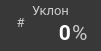
     <widget class="QFrame" name="f_climb">
      <property name="geometry">
       <rect>
        <x>360</x>
        <y>200</y>
        <width>101</width>
        <height>51</height>
       </rect>
      </property>
      <property name="minimumSize">
       <size>
        <width>101</width>
        <height>51</height>
       </size>
      </property>
      <property name="maximumSize">
       <size>
        <width>101</width>
        <height>51</height>
       </size>
      </property>
      <property name="styleSheet">
       <string notr="true">background-color: #383838;
border-radius: 20px;</string>
      </property>
      <property name="frameShape">
       <enum>QFrame::StyledPanel</enum>
      </property>
      <property name="frameShadow">
       <enum>QFrame::Raised</enum>
      </property>
      <widget class="QLabel" name="stat_climb_text">
       <property name="geometry">
        <rect>
         <x>20</x>
         <y>0</y>
         <width>61</width>
         <height>20</height>
        </rect>
       </property>
       <property name="minimumSize">
        <size>
         <width>61</width>
         <height>0</height>
        </size>
       </property>
       <property name="maximumSize">
        <size>
         <width>61</width>
         <height>16777215</height>
        </size>
       </property>
       <property name="palette">
        <palette>
         <active>
          <colorrole role="WindowText">
           <brush brushstyle="SolidPattern">
            <color alpha="255">
             <red>204</red>
             <green>204</green>
             <blue>204</blue>
            </color>
           </brush>
          </colorrole>
          <colorrole role="Button">
           <brush brushstyle="SolidPattern">
            <color alpha="255">
             <red>56</red>
             <green>56</green>
             <blue>56</blue>
            </color>
           </brush>
          </colorrole>
          <colorrole role="Text">
           <brush brushstyle="SolidPattern">
            <color alpha="255">
             <red>204</red>
             <green>204</green>
             <blue>204</blue>
            </color>
           </brush>
          </colorrole>
          <colorrole role="ButtonText">
           <brush brushstyle="SolidPattern">
            <color alpha="255">
             <red>204</red>
             <green>204</green>
             <blue>204</blue>
            </color>
           </brush>
          </colorrole>
          <colorrole role="Base">
           <brush brushstyle="SolidPattern">
            <color alpha="255">
             <red>56</red>
             <green>56</green>
             <blue>56</blue>
            </color>
           </brush>
          </colorrole>
          <colorrole role="Window">
           <brush brushstyle="SolidPattern">
            <color alpha="255">
             <red>56</red>
             <green>56</green>
             <blue>56</blue>
            </color>
           </brush>
          </colorrole>
         </active>
         <inactive>
          <colorrole role="WindowText">
           <brush brushstyle="SolidPattern">
            <color alpha="255">
             <red>204</red>
             <green>204</green>
             <blue>204</blue>
            </color>
           </brush>
          </colorrole>
          <colorrole role="Button">
           <brush brushstyle="SolidPattern">
            <color alpha="255">
             <red>56</red>
             <green>56</green>
             <blue>56</blue>
            </color>
           </brush>
          </colorrole>
          <colorrole role="Text">
           <brush brushstyle="SolidPattern">
            <color alpha="255">
             <red>204</red>
             <green>204</green>
             <blue>204</blue>
            </color>
           </brush>
          </colorrole>
          <colorrole role="ButtonText">
           <brush brushstyle="SolidPattern">
            <color alpha="255">
             <red>204</red>
             <green>204</green>
             <blue>204</blue>
            </color>
           </brush>
          </colorrole>
          <colorrole role="Base">
           <brush brushstyle="SolidPattern">
            <color alpha="255">
             <red>56</red>
             <green>56</green>
             <blue>56</blue>
            </color>
           </brush>
          </colorrole>
          <colorrole role="Window">
           <brush brushstyle="SolidPattern">
            <color alpha="255">
             <red>56</red>
             <green>56</green>
             <blue>56</blue>
            </color>
           </brush>
          </colorrole>
         </inactive>
         <disabled>
          <colorrole role="WindowText">
           <brush brushstyle="SolidPattern">
            <color alpha="255">
             <red>204</red>
             <green>204</green>
             <blue>204</blue>
            </color>
           </brush>
          </colorrole>
          <colorrole role="Button">
           <brush brushstyle="SolidPattern">
            <color alpha="255">
             <red>56</red>
             <green>56</green>
             <blue>56</blue>
            </color>
           </brush>
          </colorrole>
          <colorrole role="Text">
           <brush brushstyle="SolidPattern">
            <color alpha="255">
             <red>204</red>
             <green>204</green>
             <blue>204</blue>
            </color>
           </brush>
          </colorrole>
          <colorrole role="ButtonText">
           <brush brushstyle="SolidPattern">
            <color alpha="255">
             <red>204</red>
             <green>204</green>
             <blue>204</blue>
            </color>
           </brush>
          </colorrole>
          <colorrole role="Base">
           <brush brushstyle="SolidPattern">
            <color alpha="255">
             <red>56</red>
             <green>56</green>
             <blue>56</blue>
            </color>
           </brush>
          </colorrole>
          <colorrole role="Window">
           <brush brushstyle="SolidPattern">
            <color alpha="255">
             <red>56</red>
             <green>56</green>
             <blue>56</blue>
            </color>
           </brush>
          </colorrole>
         </disabled>
        </palette>
       </property>
       <property name="font">
        <font>
         <family>Roboto</family>
         <pointsize>10</pointsize>
        </font>
       </property>
       <property name="styleSheet">
        <string notr="true">color: #CCCCCC;</string>
       </property>
       <property name="text">
        <string>Уклон</string>
       </property>
       <property name="alignment">
        <set>Qt::AlignCenter</set>
       </property>
      </widget>
      <widget class="QLabel" name="stat_climb">
       <property name="geometry">
        <rect>
         <x>29</x>
         <y>20</y>
         <width>42</width>
         <height>25</height>
        </rect>
       </property>
       <property name="minimumSize">
        <size>
         <width>42</width>
         <height>25</height>
        </size>
       </property>
       <property name="maximumSize">
        <size>
         <width>42</width>
         <height>25</height>
        </size>
       </property>
       <property name="palette">
        <palette>
         <active>
          <colorrole role="WindowText">
           <brush brushstyle="SolidPattern">
            <color alpha="255">
             <red>255</red>
             <green>255</green>
             <blue>255</blue>
            </color>
           </brush>
          </colorrole>
          <colorrole role="Button">
           <brush brushstyle="SolidPattern">
            <color alpha="255">
             <red>56</red>
             <green>56</green>
             <blue>56</blue>
            </color>
           </brush>
          </colorrole>
          <colorrole role="Text">
           <brush brushstyle="SolidPattern">
            <color alpha="255">
             <red>255</red>
             <green>255</green>
             <blue>255</blue>
            </color>
           </brush>
          </colorrole>
          <colorrole role="ButtonText">
           <brush brushstyle="SolidPattern">
            <color alpha="255">
             <red>255</red>
             <green>255</green>
             <blue>255</blue>
            </color>
           </brush>
          </colorrole>
          <colorrole role="Base">
           <brush brushstyle="SolidPattern">
            <color alpha="255">
             <red>56</red>
             <green>56</green>
             <blue>56</blue>
            </color>
           </brush>
          </colorrole>
          <colorrole role="Window">
           <brush brushstyle="SolidPattern">
            <color alpha="255">
             <red>56</red>
             <green>56</green>
             <blue>56</blue>
            </color>
           </brush>
          </colorrole>
         </active>
         <inactive>
          <colorrole role="WindowText">
           <brush brushstyle="SolidPattern">
            <color alpha="255">
             <red>255</red>
             <green>255</green>
             <blue>255</blue>
            </color>
           </brush>
          </colorrole>
          <colorrole role="Button">
           <brush brushstyle="SolidPattern">
            <color alpha="255">
             <red>56</red>
             <green>56</green>
             <blue>56</blue>
            </color>
           </brush>
          </colorrole>
          <colorrole role="Text">
           <brush brushstyle="SolidPattern">
            <color alpha="255">
             <red>255</red>
             <green>255</green>
             <blue>255</blue>
            </color>
           </brush>
          </colorrole>
          <colorrole role="ButtonText">
           <brush brushstyle="SolidPattern">
            <color alpha="255">
             <red>255</red>
             <green>255</green>
             <blue>255</blue>
            </color>
           </brush>
          </colorrole>
          <colorrole role="Base">
           <brush brushstyle="SolidPattern">
            <color alpha="255">
             <red>56</red>
             <green>56</green>
             <blue>56</blue>
            </color>
           </brush>
          </colorrole>
          <colorrole role="Window">
           <brush brushstyle="SolidPattern">
            <color alpha="255">
             <red>56</red>
             <green>56</green>
             <blue>56</blue>
            </color>
           </brush>
          </colorrole>
         </inactive>
         <disabled>
          <colorrole role="WindowText">
           <brush brushstyle="SolidPattern">
            <color alpha="255">
             <red>255</red>
             <green>255</green>
             <blue>255</blue>
            </color>
           </brush>
          </colorrole>
          <colorrole role="Button">
           <brush brushstyle="SolidPattern">
            <color alpha="255">
             <red>56</red>
             <green>56</green>
             <blue>56</blue>
            </color>
           </brush>
          </colorrole>
          <colorrole role="Text">
           <brush brushstyle="SolidPattern">
            <color alpha="255">
             <red>255</red>
             <green>255</green>
             <blue>255</blue>
            </color>
           </brush>
          </colorrole>
          <colorrole role="ButtonText">
           <brush brushstyle="SolidPattern">
            <color alpha="255">
             <red>255</red>
             <green>255</green>
             <blue>255</blue>
            </color>
           </brush>
          </colorrole>
          <colorrole role="Base">
           <brush brushstyle="SolidPattern">
            <color alpha="255">
             <red>56</red>
             <green>56</green>
             <blue>56</blue>
            </color>
           </brush>
          </colorrole>
          <colorrole role="Window">
           <brush brushstyle="SolidPattern">
            <color alpha="255">
             <red>56</red>
             <green>56</green>
             <blue>56</blue>
            </color>
           </brush>
          </colorrole>
         </disabled>
        </palette>
       </property>
       <property name="font">
        <font>
         <family>Roboto</family>
         <pointsize>16</pointsize>
         <weight>75</weight>
         <bold>true</bold>
        </font>
       </property>
       <property name="styleSheet">
        <string notr="true">color: rgb(255, 255, 255);</string>
       </property>
       <property name="text">
        <string>0</string>
       </property>
       <property name="alignment">
        <set>Qt::AlignRight|Qt::AlignTrailing|Qt::AlignVCenter</set>
       </property>
      </widget>
      <widget class="QLabel" name="stat_climb_unit">
       <property name="geometry">
        <rect>
         <x>72</x>
         <y>20</y>
         <width>21</width>
         <height>25</height>
        </rect>
       </property>
       <property name="minimumSize">
        <size>
         <width>21</width>
         <height>25</height>
        </size>
       </property>
       <property name="maximumSize">
        <size>
         <width>21</width>
         <height>25</height>
        </size>
       </property>
       <property name="palette">
        <palette>
         <active>
          <colorrole role="WindowText">
           <brush brushstyle="SolidPattern">
            <color alpha="255">
             <red>204</red>
             <green>204</green>
             <blue>204</blue>
            </color>
           </brush>
          </colorrole>
          <colorrole role="Button">
           <brush brushstyle="SolidPattern">
            <color alpha="255">
             <red>56</red>
             <green>56</green>
             <blue>56</blue>
            </color>
           </brush>
          </colorrole>
          <colorrole role="Text">
           <brush brushstyle="SolidPattern">
            <color alpha="255">
             <red>204</red>
             <green>204</green>
             <blue>204</blue>
            </color>
           </brush>
          </colorrole>
          <colorrole role="ButtonText">
           <brush brushstyle="SolidPattern">
            <color alpha="255">
             <red>204</red>
             <green>204</green>
             <blue>204</blue>
            </color>
           </brush>
          </colorrole>
          <colorrole role="Base">
           <brush brushstyle="SolidPattern">
            <color alpha="255">
             <red>56</red>
             <green>56</green>
             <blue>56</blue>
            </color>
           </brush>
          </colorrole>
          <colorrole role="Window">
           <brush brushstyle="SolidPattern">
            <color alpha="255">
             <red>56</red>
             <green>56</green>
             <blue>56</blue>
            </color>
           </brush>
          </colorrole>
         </active>
         <inactive>
          <colorrole role="WindowText">
           <brush brushstyle="SolidPattern">
            <color alpha="255">
             <red>204</red>
             <green>204</green>
             <blue>204</blue>
            </color>
           </brush>
          </colorrole>
          <colorrole role="Button">
           <brush brushstyle="SolidPattern">
            <color alpha="255">
             <red>56</red>
             <green>56</green>
             <blue>56</blue>
            </color>
           </brush>
          </colorrole>
          <colorrole role="Text">
           <brush brushstyle="SolidPattern">
            <color alpha="255">
             <red>204</red>
             <green>204</green>
             <blue>204</blue>
            </color>
           </brush>
          </colorrole>
          <colorrole role="ButtonText">
           <brush brushstyle="SolidPattern">
            <color alpha="255">
             <red>204</red>
             <green>204</green>
             <blue>204</blue>
            </color>
           </brush>
          </colorrole>
          <colorrole role="Base">
           <brush brushstyle="SolidPattern">
            <color alpha="255">
             <red>56</red>
             <green>56</green>
             <blue>56</blue>
            </color>
           </brush>
          </colorrole>
          <colorrole role="Window">
           <brush brushstyle="SolidPattern">
            <color alpha="255">
             <red>56</red>
             <green>56</green>
             <blue>56</blue>
            </color>
           </brush>
          </colorrole>
         </inactive>
         <disabled>
          <colorrole role="WindowText">
           <brush brushstyle="SolidPattern">
            <color alpha="255">
             <red>204</red>
             <green>204</green>
             <blue>204</blue>
            </color>
           </brush>
          </colorrole>
          <colorrole role="Button">
           <brush brushstyle="SolidPattern">
            <color alpha="255">
             <red>56</red>
             <green>56</green>
             <blue>56</blue>
            </color>
           </brush>
          </colorrole>
          <colorrole role="Text">
           <brush brushstyle="SolidPattern">
            <color alpha="255">
             <red>204</red>
             <green>204</green>
             <blue>204</blue>
            </color>
           </brush>
          </colorrole>
          <colorrole role="ButtonText">
           <brush brushstyle="SolidPattern">
            <color alpha="255">
             <red>204</red>
             <green>204</green>
             <blue>204</blue>
            </color>
           </brush>
          </colorrole>
          <colorrole role="Base">
           <brush brushstyle="SolidPattern">
            <color alpha="255">
             <red>56</red>
             <green>56</green>
             <blue>56</blue>
            </color>
           </brush>
          </colorrole>
          <colorrole role="Window">
           <brush brushstyle="SolidPattern">
            <color alpha="255">
             <red>56</red>
             <green>56</green>
             <blue>56</blue>
            </color>
           </brush>
          </colorrole>
         </disabled>
        </palette>
       </property>
       <property name="font">
        <font>
         <family>Roboto</family>
         <pointsize>16</pointsize>
        </font>
       </property>
       <property name="styleSheet">
        <string notr="true">color: #CCCCCC;</string>
       </property>
       <property name="text">
        <string>%</string>
       </property>
       <property name="alignment">
        <set>Qt::AlignLeading|Qt::AlignLeft|Qt::AlignVCenter</set>
       </property>
      </widget>
      <widget class="QLabel" name="stat_climb_icon">
       <property name="geometry">
        <rect>
         <x>8</x>
         <y>10</y>
         <width>25</width>
         <height>25</height>
        </rect>
       </property>
       <property name="palette">
        <palette>
         <active>
          <colorrole role="WindowText">
           <brush brushstyle="SolidPattern">
            <color alpha="255">
             <red>204</red>
             <green>204</green>
             <blue>204</blue>
            </color>
           </brush>
          </colorrole>
          <colorrole role="Button">
           <brush brushstyle="SolidPattern">
            <color alpha="255">
             <red>56</red>
             <green>56</green>
             <blue>56</blue>
            </color>
           </brush>
          </colorrole>
          <colorrole role="Text">
           <brush brushstyle="SolidPattern">
            <color alpha="255">
             <red>204</red>
             <green>204</green>
             <blue>204</blue>
            </color>
           </brush>
          </colorrole>
          <colorrole role="ButtonText">
           <brush brushstyle="SolidPattern">
            <color alpha="255">
             <red>204</red>
             <green>204</green>
             <blue>204</blue>
            </color>
           </brush>
          </colorrole>
          <colorrole role="Base">
           <brush brushstyle="SolidPattern">
            <color alpha="255">
             <red>56</red>
             <green>56</green>
             <blue>56</blue>
            </color>
           </brush>
          </colorrole>
          <colorrole role="Window">
           <brush brushstyle="SolidPattern">
            <color alpha="255">
             <red>56</red>
             <green>56</green>
             <blue>56</blue>
            </color>
           </brush>
          </colorrole>
         </active>
         <inactive>
          <colorrole role="WindowText">
           <brush brushstyle="SolidPattern">
            <color alpha="255">
             <red>204</red>
             <green>204</green>
             <blue>204</blue>
            </color>
           </brush>
          </colorrole>
          <colorrole role="Button">
           <brush brushstyle="SolidPattern">
            <color alpha="255">
             <red>56</red>
             <green>56</green>
             <blue>56</blue>
            </color>
           </brush>
          </colorrole>
          <colorrole role="Text">
           <brush brushstyle="SolidPattern">
            <color alpha="255">
             <red>204</red>
             <green>204</green>
             <blue>204</blue>
            </color>
           </brush>
          </colorrole>
          <colorrole role="ButtonText">
           <brush brushstyle="SolidPattern">
            <color alpha="255">
             <red>204</red>
             <green>204</green>
             <blue>204</blue>
            </color>
           </brush>
          </colorrole>
          <colorrole role="Base">
           <brush brushstyle="SolidPattern">
            <color alpha="255">
             <red>56</red>
             <green>56</green>
             <blue>56</blue>
            </color>
           </brush>
          </colorrole>
          <colorrole role="Window">
           <brush brushstyle="SolidPattern">
            <color alpha="255">
             <red>56</red>
             <green>56</green>
             <blue>56</blue>
            </color>
           </brush>
          </colorrole>
         </inactive>
         <disabled>
          <colorrole role="WindowText">
           <brush brushstyle="SolidPattern">
            <color alpha="255">
             <red>204</red>
             <green>204</green>
             <blue>204</blue>
            </color>
           </brush>
          </colorrole>
          <colorrole role="Button">
           <brush brushstyle="SolidPattern">
            <color alpha="255">
             <red>56</red>
             <green>56</green>
             <blue>56</blue>
            </color>
           </brush>
          </colorrole>
          <colorrole role="Text">
           <brush brushstyle="SolidPattern">
            <color alpha="255">
             <red>204</red>
             <green>204</green>
             <blue>204</blue>
            </color>
           </brush>
          </colorrole>
          <colorrole role="ButtonText">
           <brush brushstyle="SolidPattern">
            <color alpha="255">
             <red>204</red>
             <green>204</green>
             <blue>204</blue>
            </color>
           </brush>
          </colorrole>
          <colorrole role="Base">
           <brush brushstyle="SolidPattern">
            <color alpha="255">
             <red>56</red>
             <green>56</green>
             <blue>56</blue>
            </color>
           </brush>
          </colorrole>
          <colorrole role="Window">
           <brush brushstyle="SolidPattern">
            <color alpha="255">
             <red>56</red>
             <green>56</green>
             <blue>56</blue>
            </color>
           </brush>
          </colorrole>
         </disabled>
        </palette>
       </property>
       <property name="font">
        <font>
         <family>Roboto</family>
         <pointsize>10</pointsize>
        </font>
       </property>
       <property name="styleSheet">
        <string notr="true">color: #CCCCCC;</string>
       </property>
       <property name="text">
        <string>#</string>
       </property>
       <property name="alignment">
        <set>Qt::AlignCenter</set>
       </property>
      </widget>
     </widget>
